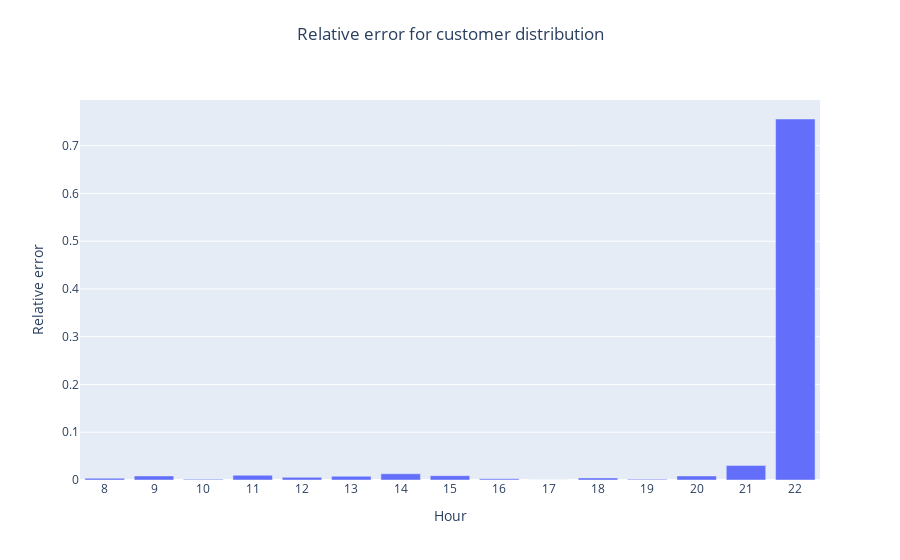

The code cell stored with this chart in its notebook:
### Code cell
fig = plot_distribution_error(df_full)
fig.show()

### Figure 1 — Plotly figure (JSON) as saved in the notebook; plotly's stock layout.template omitted (floating-point values rounded to 4 significant figures)
{"data": [{"type": "bar", "x": [8, 9, 10, 11, 12, 13, 14, 15, 16, 17, 18, 19, 20, 21, 22], "y": [0.003703, 0.008541, 0.001403, 0.00996, 0.005619, 0.007874, 0.01302, 0.009077, 0.002369, 0.000253, 0.004362, 0.001531, 0.008456, 0.03058, 0.7559]}], "layout": {"legend": {"title": {"text": "Store"}}, "title": {"text": "Relative error for customer distribution", "x": 0.5, "xanchor": "center", "y": 0.95, "yanchor": "top"}, "xaxis": {"dtick": 1, "tick0": 0, "tickmode": "linear", "title": {"text": "Hour"}}, "yaxis": {"dtick": 0.1, "tick0": 0, "tickmode": "linear", "title": {"text": "Relative error"}}}}
